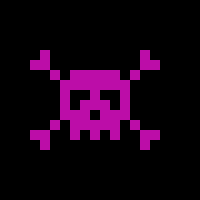
Frame 1 (no input)
Frame 60 (the mouse pressed at the canvas centre just before this capture): identical to frame 1, image omitted
Frame 120 (the mouse held since frame 60 and released just before this capture): identical to frame 1, image omitted

The Processing sketch that drew this single still picture (run headless with seeded random() and noise(); from frame 60 on, the mouse is pressed at the canvas centre):

// Processing sketch: fig_1_13
// ── fig_1_13.pde
void setup ()
{
  size(200,200); 
  background(0,0,0);
}
void draw()
{
  noStroke();
  fill(188,13,168);
  rect(40,50,10,10); 
  rect(30,60,20,10);
  rect(50,70,10,10);
  rect(70,70,50,20);
  rect(130,70,10,10);
  rect(140,60,20,10);
  rect(140,50,10,10);
  rect(60,80,10,30);
  rect(120,80,10,30);
  rect(90,90,10,10);
  rect(80,100,30,10);
  rect(60,110,30,10);
  rect(100,110,30,10);
  rect(50,120,10,10);
  rect(70,120,50,10);
  rect(130,120,10,10);
  rect(30,130,20,10);
  rect(40,140,10,10);
  rect(140,130,20,10);
  rect(140,140,10,10);
  rect(70,130,10,10);
  rect(90,130,10,10);
  rect(110,130,10,10);
}
